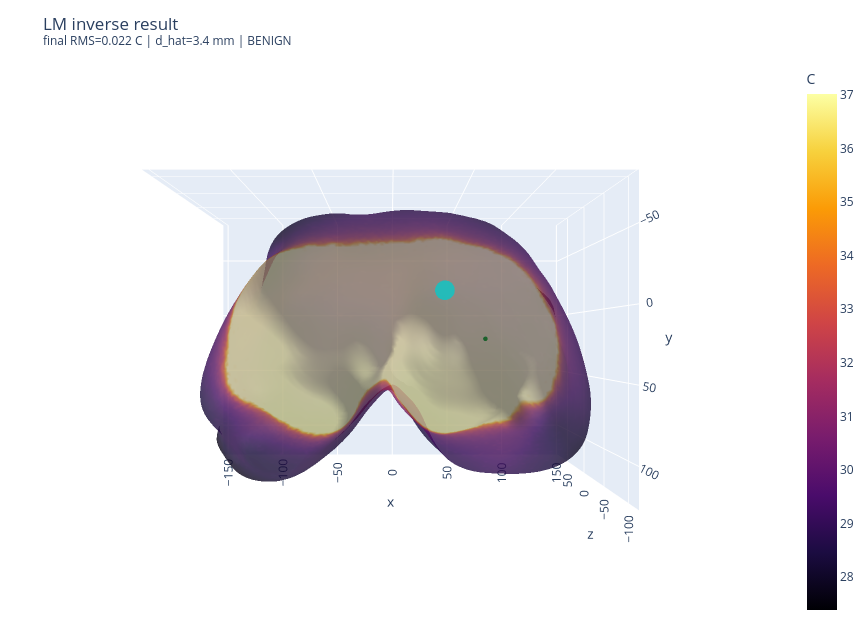

The notebook cell saved with this chart:
### Code cell
# ---- §8.3  Detection ("boundary condition") + result figure ----
centre  = np.array([beta_hat['x_t_mm'], beta_hat['y_t_mm'], beta_hat['z_t_mm']])
d_hat   = beta_hat['d_mm']
pad     = 5.0
outside = bool(np.any(centre < bbmin - pad) or np.any(centre > bbmax + pad))
tiny    = d_hat < 4.0
if outside or tiny:
    verdict = 'BENIGN  (no confined source: tumour driven outside / to ~0 diameter)'
else:
    verdict = 'SUSPICIOUS → MALIGNANT  (confined, plausible tumour recovered)'

print('Detection')
print(f"  recovered centre : ({centre[0]:.0f}, {centre[1]:.0f}, {centre[2]:.0f}) mm")
print(f"  breast bbox      : X[{bbmin[0]:.0f},{bbmax[0]:.0f}] "
      f"Y[{bbmin[1]:.0f},{bbmax[1]:.0f}] Z[{bbmin[2]:.0f},{bbmax[2]:.0f}]")
print(f"  recovered d      : {d_hat:.1f} mm    inside={not outside}")
print(f"  VERDICT          : {verdict}")
if SYNTHETIC_TEST:
    print(f"  (synthetic — known plant at "
          f"x={plant['x_t_mm']:.0f} y={plant['y_t_mm']:.0f} "
          f"z={plant['z_t_mm']:.0f} d={plant['d_mm']:.1f})")

T_fit = ctx.solve(beta_hat)
fig = go.Figure(go.Mesh3d(
    x=sp[:,0], y=sp[:,1], z=sp[:,2], i=faces[:,0], j=faces[:,1], k=faces[:,2],
    intensity=T_fit, colorscale='Inferno', intensitymode='vertex',
    colorbar=dict(title='C'), flatshading=False, opacity=0.55,
    lighting=dict(ambient=0.6, diffuse=0.8)))
if not outside:
    fig.add_trace(sphere_mesh(list(centre), max(d_hat, 2.0)/2.0, 'lime',
                              name='recovered tumour'))
if SYNTHETIC_TEST:
    fig.add_trace(sphere_mesh([plant['x_t_mm'], plant['y_t_mm'], plant['z_t_mm']],
                              plant['d_mm']/2.0, 'cyan', opacity=0.5,
                              name='planted (ground truth)'))
fig.update_layout(
    title=(f'LM inverse result<br>'
           f'<sup>final RMS={np.sqrt(S):.3f} C | d_hat={d_hat:.1f} mm | '
           f'{verdict.split("  ")[0]}</sup>'),
    scene=dict(aspectmode='data', camera=ANT_CAM),
    height=620, width=860, margin=dict(l=0, r=0, t=60, b=0))
fig.write_html(str(R.RESULTS_DIR / f'{pid}_LM_inverse_result.html'))
fig.show()

### Figure 1 — Plotly figure (JSON) as saved in the notebook; plotly's stock layout.template omitted (floating-point values rounded to 4 significant figures; data arrays with more than 128 entries replaced by an {"elided": "..."} marker saying what was removed)
{"data": [{"colorbar": {"title": {"text": "C"}}, "colorscale": [[0, "#000004"], [0.1111, "#1b0c41"], [0.2222, "#4a0c6b"], [0.3333, "#781c6d"], [0.4444, "#a52c60"], [0.5556, "#cf4446"], [0.6667, "#ed6925"], [0.7778, "#fb9b06"], [0.8889, "#f7d13d"], [1, "#fcffa4"]], "flatshading": false, "i": {"elided": "76820 int values"}, "intensity": {"elided": "38412 float values"}, "intensitymode": "vertex", "j": {"elided": "76820 int values"}, "k": {"elided": "76820 int values"}, "lighting": {"ambient": 0.6, "diffuse": 0.8}, "opacity": 0.55, "type": "mesh3d", "x": {"elided": "38412 float values"}, "y": {"elided": "38412 float values"}, "z": {"elided": "38412 float values"}}, {"alphahull": 0, "color": "lime", "flatshading": true, "name": "recovered tumour", "opacity": 1, "showscale": false, "type": "mesh3d", "x": {"elided": "484 float values"}, "y": {"elided": "484 float values"}, "z": {"elided": "484 float values"}}, {"alphahull": 0, "color": "cyan", "flatshading": true, "name": "planted (ground truth)", "opacity": 0.5, "showscale": false, "type": "mesh3d", "x": {"elided": "484 float values"}, "y": {"elided": "484 float values"}, "z": {"elided": "484 float values"}}], "layout": {"height": 620, "margin": {"b": 0, "l": 0, "r": 0, "t": 60}, "scene": {"aspectmode": "data", "camera": {"eye": {"x": 0, "y": 0, "z": -2.2}, "up": {"x": 0, "y": -1, "z": 0}}}, "title": {"text": "LM inverse result<br><sup>final RMS=0.022 C | d_hat=3.4 mm | BENIGN</sup>"}, "width": 860}}
